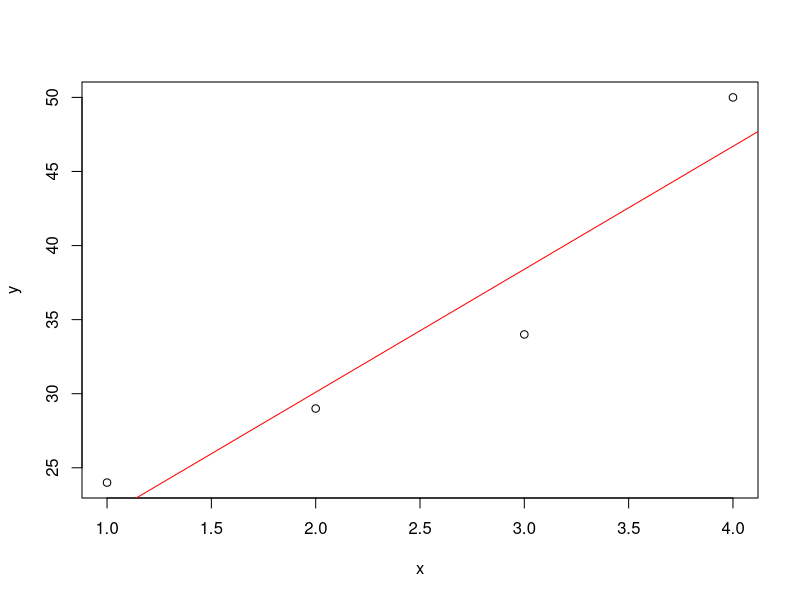
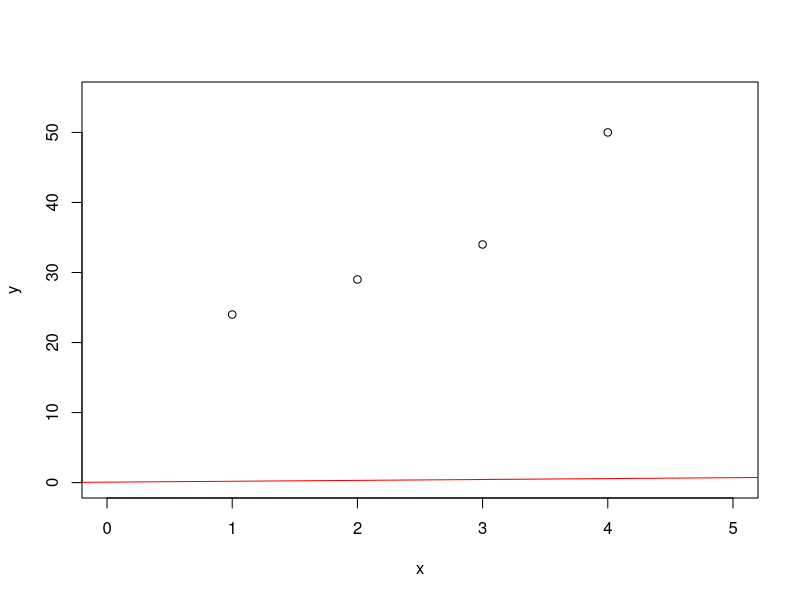
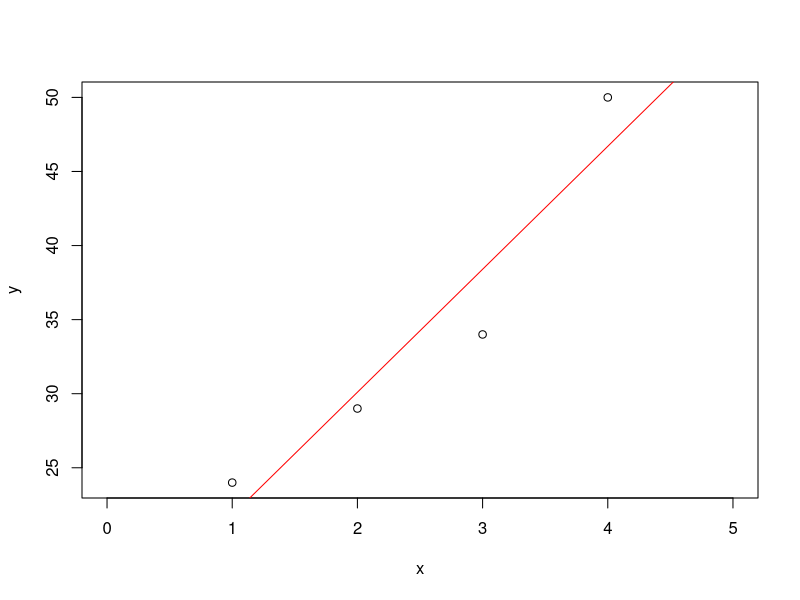

The R script that drew these images, in order:
#' ---
#' title: Gradient Descent
#' author: Evalyne Muiruri
#' date: January 2019
#' #' #output: pdf_document
#' #output: html_document
#' output: 
#'  md_document:
#'   variant: markdown_github
#' ---


# Take a small dataset
x <- c(1,2,3,4)
y <- c(24, 29, 34, 50)
plot(x, y)
pars1 <- coefficients(lm(y~x))
abline(pars1, col="red")

#' By linear algebra, the slope of the line is computed to be h(x) = 13.5+8.3x
#' We could try to do this with gradient descent
#' First we need to set up our cost function - mean squared error in this case

mse <- function(x, y, thetas){
  yhat <- thetas + thetas*x
  mse <- sum((yhat-y)^2)/length(x)
  print(mse)
}
mse(x=x, y=y, thetas=pars1)


#' We want to minimise this cost function using gradient descent
gradDesc <- function(x, y, alpha, max.iter, convthresh){
    # where alpha is the learning rate and we fix the no. of iterations we go through to achieve convergence.
  # In this case we consider convergence as when there ceases to be much improvement in the mean squared error.
  
  n <- length(x)
  # initialise parameters
  intercept <- runif(1,0,1)
  slope <- runif(1,0,1)
  plot(x,y, xlim=c(0,5), ylim=c(0,55));abline(intercept, slope, col="red")
  yhat <- intercept + slope*x
  error <- sum((yhat-y)^2)/n
  
  iterations = 0 
  # implement gradient descent (using partial derivatives) and with simultaneous update of the parameters
   while(iterations< max.iter){  
     newintercept <- intercept - alpha * ((1 / n) * (sum(yhat-y)))
     newslope <- slope - alpha * ((1 / n) * (sum((yhat-y) * x)))
     slope <- newslope
     intercept <- newintercept
     yhat <- intercept + slope*x
     new_error <- sum((y-yhat)^2)/n
     delta <- error - new_error
     
     if(delta < convthresh) {
       abline(intercept, slope, col="red")
       return(cbind(intercept=intercept, slope=slope))
     }
     iterations=iterations+1
     if(identical(iterations,max.iter)){
        warning("Maximum Iterations reached")
        plot(x,y, xlim=c(0,5));abline(intercept, slope, col="red")
        return(cbind(intercept=intercept, slope=slope))
       }
   }
}

gradDesc(x=x, y=y, alpha=0.01, max.iter=50000, convthresh=0.01)

#' And we can see that we get the same outcome as we would have with linear algebra
coefficients(lm(y~x))


